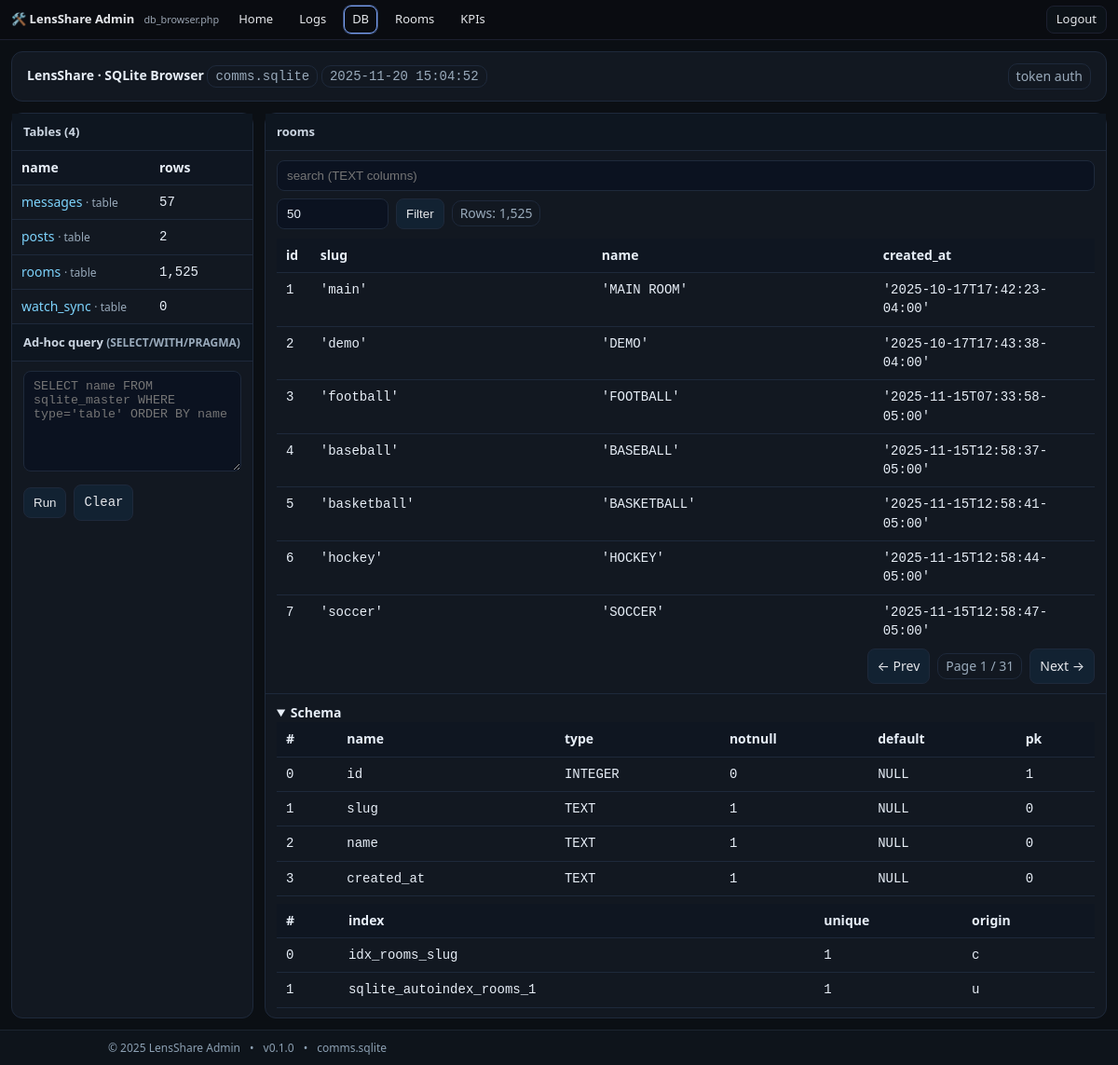
Screenshot of /comms/admin/db_browser.php?token=ajay-7c9f4f2f3a&table=rooms&page=1 (signed in) with the database file from the repository.
### tables this page shows
CREATE TABLE rooms (
       id INTEGER PRIMARY KEY AUTOINCREMENT,
       slug TEXT UNIQUE NOT NULL,
       name TEXT NOT NULL,
       created_at TEXT NOT NULL
     );

### comms/config.php (called while the page is built, shortened)
<?php
$brand = [
  'name'        => 'LensShare',
  'slug'        => 'lensshare',
  'brand_emoji' => '🙂💬',
  'chat_emoji'  => '🌈',
  'tagline'     => 'Publishing + Messages',
  'favicon'     => '/favicon.svg',
];

### comms/admin/db_browser.php (the view, shortened to what this page needs)
<?php
require_once __DIR__ . '/../config.php';
function h($s){ return htmlspecialchars((string)$s, ENT_QUOTES | ENT_SUBSTITUTE, 'UTF-8'); }
$TOKEN = $_GET['token'] ?? '';
$pdo = new PDO('sqlite:' . DB_PATH, null, null, [
  PDO::ATTR_ERRMODE => PDO::ERRMODE_EXCEPTION,
  PDO::ATTR_DEFAULT_FETCH_MODE => PDO::FETCH_ASSOC,
  PDO::ATTR_EMULATE_PREPARES => false,
]);
$pdo->query('PRAGMA foreign_keys=ON');
$pdo->query('PRAGMA busy_timeout=2000');
$PAGE_SIZE_DEFAULT = 50; $PAGE_SIZE_MAX = 500;
$table    = isset($_GET['table']) ? preg_replace('/[^\w.]/','', $_GET['table']) : '';
$page     = max(1, (int)($_GET['page'] ?? 1));
$pagesize = min($PAGE_SIZE_MAX, max(1, (int)($_GET['pagesize'] ?? $PAGE_SIZE_DEFAULT)));
$offset   = ($page-1)*$pagesize;
$sqlFree  = trim((string)($_GET['sql'] ?? ''));
function preserve($extra = []){
  $keep = ['token','table','q','pagesize','page'];
  $out = [];
  foreach ($keep as $k) if (isset($_GET[$k])) $out[$k] = $_GET[$k];
  foreach ($extra as $k=>$v) $out[$k] = $v;
  return '?' . http_build_query($out);
}
$tables = $pdo->query("SELECT name, type FROM sqlite_master WHERE type IN ('table','view') AND name NOT LIKE 'sqlite_%' ORDER BY name")->fetchAll();
$counts = [];
foreach ($tables as $t) {
  try { $counts[$t['name']] = (int)$pdo->query("SELECT COUNT(*) FROM \"{$t['name']}\"")->fetchColumn(); }
  catch(Throwable $e){ $counts[$t['name']] = null; }
}
$schema = []; $indexes = [];
$rows = []; $cols = []; $rowCount = null;
if ($table !== '') {
  try {
    $schema  = $pdo->query("PRAGMA table_info(\"$table\")")->fetchAll();
    $indexes = $pdo->query("PRAGMA index_list(\"$table\")")->fetchAll();
    $rowCount = (int)$pdo->query("SELECT COUNT(*) FROM \"$table\"")->fetchColumn();
    $where=''; $params=[];
    $sql = "SELECT * FROM \"$table\" $where LIMIT :lim OFFSET :off";
    $stmt = $pdo->prepare($sql);
    $stmt->bindValue(':lim',$pagesize,PDO::PARAM_INT);
    $stmt->bindValue(':off',$offset,PDO::PARAM_INT);
    $stmt->execute();
    $rows = $stmt->fetchAll();
    if ($rows) $cols = array_keys($rows[0]);
  } catch(Throwable $e){
    $rows=[]; $schema=[]; $indexes=[]; $rowCount=null;
  }
}
$now = date('Y-m-d H:i:s');
?>
<!doctype html>
<html>
<head>
</head>
<body>
<div class="page">
<?php
require_once __DIR__ . '/_topnav_admin.php';
render_admin_topnav([
  'token'    => $_GET['token'] ?? ($TOKEN ?? '')
]);
?>
<div class="wrap">
  <div class="card header">
    <div>
      <strong><?= $brand['name'] ?> · SQLite Browser</strong>
      <span class="badge mono"><?=h(basename(DB_PATH))?></span>
      <span class="badge mono"><?=h($now)?></span>
    </div>
    <div class="badge">token auth</div>
  </div>
  <div class="grid">
    <div class="panel">
      <h3>Tables (<?=count($tables)?>)</h3>
      <div class="section list" style="padding:0">
        <table>
          <thead><tr><th>name</th><th style="width:110px">rows</th></tr></thead>
          <tbody>
          <?php foreach($tables as $t): ?>
            <tr>
              <td>
                <a href="<?=h(preserve(['table'=>$t['name'],'page'=>1]))?>"><?=h($t['name'])?></a>
                <span class="note"> · <?=h($t['type'])?></span>
              </td>
              <td class="mono"><?= isset($counts[$t['name']]) ? number_format((int)$counts[$t['name']]) : '—' ?></td>
            </tr>
          <?php endforeach; ?>
          </tbody>
        </table>
      </div>
      <h3>Ad-hoc query <span class="note">(SELECT/WITH/PRAGMA)</span></h3>
      <div class="section">
        <form method="get" class="mono">
          <textarea class="input" name="sql" rows="6" placeholder="SELECT name FROM sqlite_master WHERE type='table' ORDER BY name"><?=h($sqlFree)?></textarea>
          <div style="display:flex;gap:8px;align-items:center;margin-top:8px">
            <button class="btn" type="submit">Run</button>
            <a class="btn" href="<?=h(preserve(['sql'=>null]))?>">Clear</a>
          </div>
        </form>
      </div>
    </div>
    <div class="panel right-panel">
      <?php if ($table===''): ?>
        <h3>Viewer</h3>
        <div class="section note">Select a table on the left to browse rows and schema.</div>
      <?php else: ?>
        <h3><?=h($table)?></h3>
        <div class="section" style="padding-bottom:0">
          <form method="get" style="display:flex;gap:8px;flex-wrap:wrap;align-items:center">
            <input class="input" type="text" name="q" value="<?=h($q)?>" placeholder="search (TEXT columns)">
            <input class="input" style="max-width:120px" type="number" min="1" name="pagesize" value="<?=h($pagesize)?>" title="rows per page">
            <button class="btn" type="submit">Filter</button>
            <?php if ($rowCount!==null): ?><span class="badge">Rows: <?=number_format($rowCount)?></span><?php endif; ?>
          </form>
        </div>
        <div class="section" style="overflow:auto; max-height:55vh">
          <table>
            <thead><tr><?php foreach($cols as $c) echo '<th>'.h($c).'</th>'; ?></tr></thead>
            <tbody>
            <?php foreach($rows as $r): ?>
              <tr><?php foreach($cols as $c): ?><td class="mono"><?=h(var_export($r[$c], true))?></td><?php endforeach; ?></tr>
            <?php endforeach; ?>
            </tbody>
          </table>
        </div>
        <?php
          $maxPage = $rowCount ? max(1, (int)ceil($rowCount / $pagesize)) : $page;
          $qs = function($p){ return preserve(['page'=>$p]); };
        ?>
        <div class="section" style="display:flex;gap:8px;justify-content:flex-end;align-items:center">
          <a class="btn" href="<?=h($qs(max(1,$page-1)))?>">&larr; Prev</a>
          <span class="badge">Page <?=h($page)?> / <?=h($maxPage)?></span>
          <a class="btn" href="<?=h($qs(min($maxPage,$page+1)))?>">Next &rarr;</a>
        </div>
        <div class="section" style="border-top:1px solid var(--border)">
          <details open>
            <summary><strong>Schema</strong></summary>
            <div style="overflow:auto">
              <table>
                <thead><tr><th>#</th><th>name</th><th>type</th><th>notnull</th><th>default</th><th>pk</th></tr></thead>
                <tbody>
                <?php foreach($schema as $c): ?>
                  <tr>
                    <td class="mono"><?=h($c['cid'])?></td>
                    <td class="mono"><?=h($c['name'])?></td>
                    <td class="mono"><?=h($c['type'])?></td>
                    <td class="mono"><?= (int)$c['notnull'] ? '1' : '0' ?></td>
                    <td class="mono"><?=h(var_export($c['dflt_value'], true))?></td>
                    <td class="mono"><?= (int)$c['pk'] ? '1' : '0' ?></td>
                  </tr>
                <?php endforeach; ?>
                </tbody>
              </table>
            </div>
            <?php if ($indexes): ?>
              <div style="margin-top:8px;overflow:auto">
                <table>
                  <thead><tr><th>#</th><th>index</th><th>unique</th><th>origin</th></tr></thead>
                  <tbody>
                  <?php foreach($indexes as $ix): ?>
                    <tr>
                      <td class="mono"><?=h($ix['seq'])?></td>
                      <td class="mono"><?=h($ix['name'])?></td>
                      <td class="mono"><?= (int)$ix['unique'] ? '1' : '0' ?></td>
                      <td class="mono"><?=h($ix['origin'])?></td>
                    </tr>
                  <?php endforeach; ?>
                  </tbody>
                </table>
              </div>
            <?php endif; ?>
          </details>
        </div>
      <?php endif; ?>
    </div>
  </div>
</div>
<?php require __DIR__ . '/_footer_admin.php'; ?>
</div>
</body>
</html>

### comms/admin/_topnav_admin.php (shortened to what this page needs)
<?php
require_once __DIR__ . '/../config.php';
if (!defined('ADM_TOPNAV_LOADED')) {
  function _admtn_join_url($href, array $extraParams) {
    $parts = parse_url($href);
    $q = [];
    $q = array_merge($q, $extraParams);
    $query = http_build_query($q);
    $scheme = $parts['scheme'] ?? '';
    $host   = $parts['host']   ?? '';
    $port   = isset($parts['port']) ? ':' . $parts['port'] : '';
    $path   = $parts['path']   ?? '';
    $frag   = isset($parts['fragment']) ? '#' . $parts['fragment'] : '';
    $prefix = $scheme ? ($scheme . '://' . $host . $port) : '';
    return $prefix . $path . ($query ? ('?' . $query) : '') . $frag;
  }
  function render_admin_topnav(array $opts = []) {
    global $brand;
    $navBrand  = $opts['brand']  ?? $brand['name'] . ' Admin';
    $token     = (string)($opts['token'] ?? '');
    $links     = $opts['links']  ?? [
      ['label'=>'Home',     'href'=>'index.php'],
      ['label'=>'Logs',     'href'=>'log_browser.php'],
      ['label'=>'DB',      'href'=>'db_browser.php'],
      ['label'=>'Rooms',      'href'=>'room_links.php'],
      ['label'=>'KPIs',      'href'=>'kpi_dashboard.php'],
    ];
    $preserve  = $opts['preserve'] ?? ['room','db'];
    $sticky    = array_key_exists('sticky',$opts) ? (bool)$opts['sticky'] : true;
    $rightHTML = $opts['right_html'] ?? '';
    $isLoggedIn = !empty($_SESSION['is_admin']);
    if ($isLoggedIn) {
      $logoutHref = '/admin/index.php?logout=1';
      $logoutBtn  = '<a class="admtn__btn" href="'.$logoutHref.'" title="Sign out">Logout</a>';
      $rightHTML  = ($rightHTML ? $rightHTML.' ' : '') . $logoutBtn;
    }
    $self = $_SERVER['SCRIPT_NAME'] ?? '';
    $outLinks = [];
    foreach ($links as $L) {
      $label = htmlspecialchars($L['label'] ?? '', ENT_QUOTES, 'UTF-8');
      $href  = (string)($L['href'] ?? '#');
      $preserved = array_intersect_key($_GET, array_flip($preserve));
      $hrefFinal = _admtn_join_url($href, array_merge(['token'=>$token], $preserved));
      $isActive  = ($self && str_ends_with($self, parse_url($href, PHP_URL_PATH) ?? ''));
      $cls = 'href="'.$hrefFinal.'"'.($isActive ? ' class="is-active"' : '');
      $outLinks[] = "<a {$cls}>{$label}</a>";
    }
    $stickyCls = $sticky ? ' sticky' : '';
    echo '<div class="admtn-wrap"><nav class="admtn'.$stickyCls.'" role="navigation" aria-label="Admin thin navigation">';
    echo '  <div class="admtn__brand">🛠️ '.htmlspecialchars($navBrand,ENT_QUOTES,'UTF-8').' <small>'.htmlspecialchars(basename($self),ENT_QUOTES,'UTF-8').'</small></div>';
    echo '  <div class="admtn__links">'.implode('', $outLinks).'</div>';
    echo '  <div class="admtn__right">'.$rightHTML.'</div>';
    echo '</nav></div>';
  }
}

### comms/admin/_footer_admin.php (shortened to what this page needs)
<?php
require_once __DIR__ . '/../config.php';
if (!defined('ADM_FOOTER_LOADED')) {
  $ver = 'v0.1.0';
  $dbLabel = defined('DB_PATH') ? basename(DB_PATH) : '';
  ?>
  <footer class="admin-footer">
    <div class="footer-inner">
      <span>© <?= date('Y') ?> <?= $brand['name'] ?> Admin</span>
      <span>•</span>
      <span><?= htmlspecialchars($ver) ?></span>
      <?php if ($dbLabel): ?>
        <span>•</span><span><?= htmlspecialchars($dbLabel) ?></span>
      <?php endif; ?>
    </div>
  </footer>
  <?php
}

### comms/admin/db_browser.php (style rules this page uses)
:root { --bg:#0b0f14; --ink:#e7eef7; --mut:#9ab; --panel:#121821; --border:#1e293b; --chip:#1c2430; --acc:#7dd3fc; }
* { box-sizing:border-box }
body { margin:0;background:var(--bg);color:var(--ink);font:14px/1.45 system-ui,-apple-system,Segoe UI,Roboto }
html, body { height: 100%; }
.page { min-height: 100vh; display: flex; flex-direction: column; }
.admin-footer { margin-top: auto; background: #0e141b; border-top: 1px solid #1b2430; color: #8ca0b3; }
.admin-footer .footer-inner { max-width: 1000px; margin: 0 auto; padding: 10px 16px; display: flex; gap: 10px; align-items: center; flex-wrap: wrap; font-size: 12px; }
a { color:var(--acc);text-decoration:none }
.wrap { max-width:1200px;margin:0 auto;padding:12px }
.card { background:var(--panel);border:1px solid var(--border);border-radius:12px;overflow:hidden;margin-bottom:12px }
.header { display:flex;flex-wrap:wrap;gap:8px;align-items:center;justify-content:space-between;padding:12px 16px;border-bottom:1px solid var(--border) }
.badge { border:1px solid var(--border);padding:3px 8px;border-radius:10px;color:var(--mut) }
.grid { display:grid;grid-template-columns:260px 1fr;gap:12px }
.panel { background:var(--panel);border:1px solid var(--border);border-radius:12px }
.panel h3 { margin:0;padding:10px 12px;border-bottom:1px solid var(--border);background:#0e1620;font-size:13px;color:#cbd5e1 }
.section { padding:10px 12px }
table { width:100%;border-collapse:collapse }
th,td { border-bottom:1px solid var(--border);padding:8px 10px;text-align:left;vertical-align:top }
th { background:#0f1621;position:sticky;top:0 }
.input, textarea.input { padding:8px 10px;border:1px solid var(--border);border-radius:8px;background:#0b1220;color:var(--ink);width:100% }
.btn { padding:8px 10px;border:1px solid var(--border);border-radius:8px;background:#122232;color:#e5e7eb;cursor:pointer }
.note { color:var(--mut);font-size:12px }
.mono { font-family:ui-monospace,SFMono-Regular,Consolas,monospace }
.list { max-height:70vh;overflow:auto }
html, body { overflow-x: hidden; }
.panel { min-width: 0; }

### comms/admin/_topnav_admin.php (style rules this page uses)
.admtn-wrap { position:relative;z-index:1000 }
.admtn { --bg:#0a0c11;--fg:#e5e7eb;--muted:#9aa4b2;--acc:#7aa2f7;--bd:#1c2030; display:flex;align-items:center;justify-content:space-between;gap:12px; width:100%;min-height:38px;padding:6px 12px;background:var(--bg); color:var(--fg);border-bottom:1px solid var(--bd);font:13px/1.2 system-ui,-apple-system,Segoe UI,Roboto; }
.admtn.sticky { position:sticky;top:0 }
.admtn__brand { display:flex;align-items:center;gap:10px;font-weight:700;white-space:nowrap }
.admtn__brand small { color:var(--muted);font-weight:500 }
.admtn__links { display:flex;gap:10px;flex-wrap:wrap;align-items:center }
.admtn__links a { display:inline-flex;align-items:center;gap:6px;padding:6px 8px;border-radius:8px;color:var(--fg);text-decoration:none;border:1px solid transparent }
.admtn__links a.is-active { border-color:var(--acc);box-shadow:0 0 0 1px color-mix(in srgb, var(--acc) 40%, transparent) }
.admtn__right { display:flex;gap:10px;align-items:center;color:var(--muted) }
.admtn__btn { display:inline-flex;align-items:center;gap:6px; padding:6px 10px;border-radius:8px;border:1px solid var(--bd); color:var(--fg);background:#0c1218;text-decoration:none; }

### rows the page displays
rooms: id "1", slug "'main'", name "'MAIN ROOM'", created_at "'2025-10-17T17:42:23-04:00'"
rooms: id "2", slug "'demo'", name "'DEMO'", created_at "'2025-10-17T17:43:38-04:00'"
rooms: id "3", slug "'football'", name "'FOOTBALL'", created_at "'2025-11-15T07:33:58-05:00'"
rooms: id "4", slug "'baseball'", name "'BASEBALL'", created_at "'2025-11-15T12:58:37-05:00'"
rooms: id "5", slug "'basketball'", name "'BASKETBALL'", created_at "'2025-11-15T12:58:41-05:00'"
rooms: id "6", slug "'hockey'", name "'HOCKEY'", created_at "'2025-11-15T12:58:44-05:00'"
rooms: id "7", slug "'soccer'", name "'SOCCER'", created_at "'2025-11-15T12:58:47-05:00'"

### other values shown
$navBrand "LensShare Admin"
basename($self) "db_browser.php"
$label "Home Logs DB Rooms KPIs"
$brand['name'] "LensShare"
basename(DB_PATH) "comms.sqlite"
count($tables) "4"
$t['name'] "messages"
$t['type'] "table"
$counts[$t['name']] "57"
$t['name'] "posts"
$counts[$t['name']] "2"
$t['name'] "rooms"
$counts[$t['name']] "1,525"
$t['name'] "watch_sync"
$counts[$t['name']] "0"
